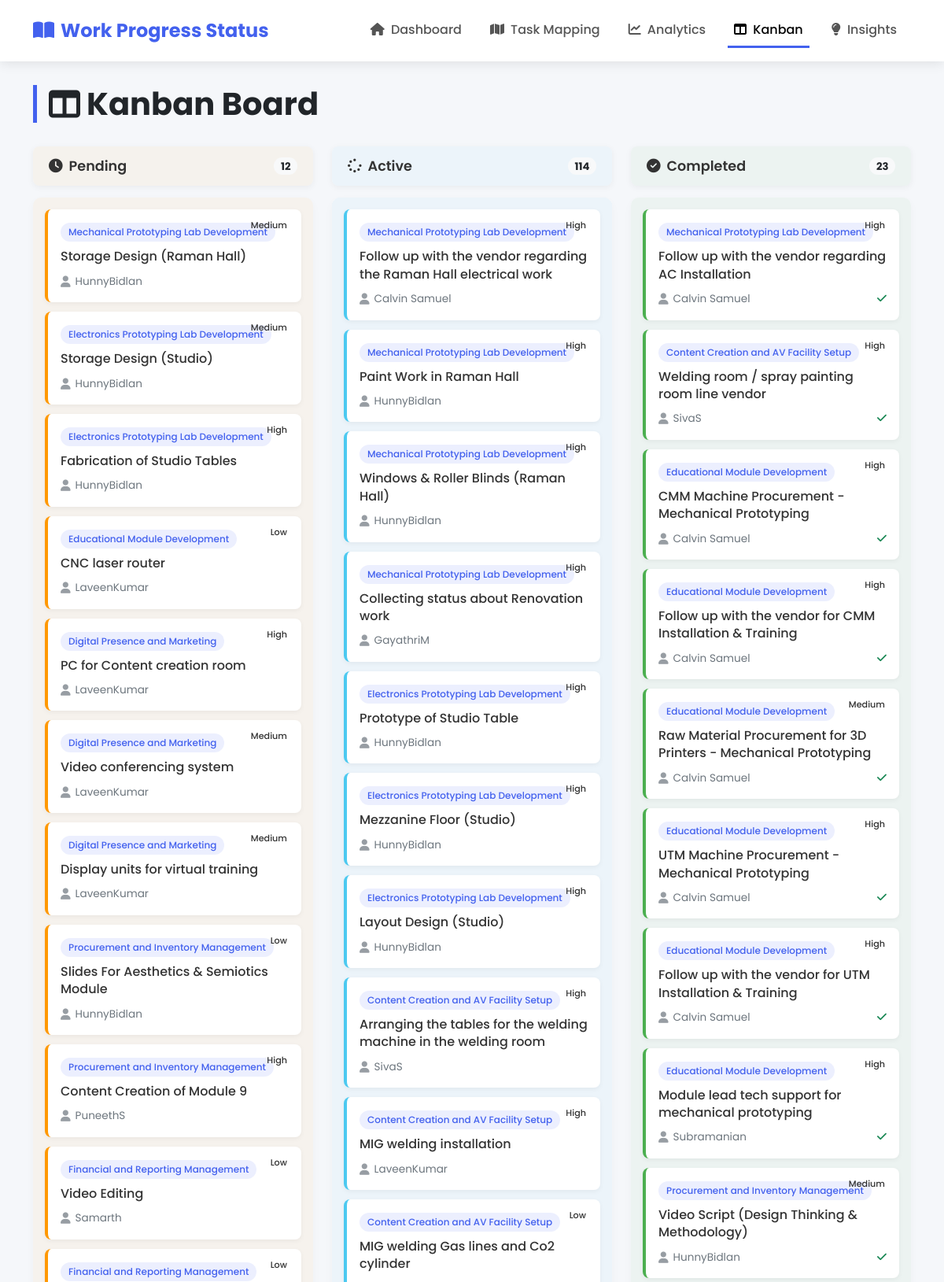
Screenshot of /kanban.php (upper part) with the database file from the repository.
### tables this page shows
CREATE TABLE `projecttasks` (
  `TaskID` int(11) NOT NULL,
  `ProjectID` int(11) NOT NULL,
  `TaskName` varchar(100) NOT NULL,
  `Description` varchar(500) DEFAULT NULL,
  `OwnerID` int(11) NOT NULL,
  `Status` enum('Pending','Active','Completed') DEFAULT 'Pending',
  `Priority` enum('Low','Medium','High') DEFAULT 'Medium',
  `StartDate` date DEFAULT NULL,
  `EndDate` date DEFAULT NULL,
  `CreatedAt` datetime DEFAULT current_timestamp(),
  `UpdatedAt` datetime DEFAULT current_timestamp() ON UPDATE current_timestamp(),
  `PeopleDependencies` varchar(255) DEFAULT NULL
);

CREATE TABLE `projects` (
  `ProjectID` int(11) NOT NULL,
  `ProjectName` varchar(100) NOT NULL,
  `Description` text DEFAULT NULL,
  `CreatedAt` datetime DEFAULT current_timestamp()
);

CREATE TABLE `users` (
  `UserID` int(11) NOT NULL,
  `Username` varchar(50) NOT NULL,
  `Email` varchar(100) NOT NULL,
  `Role` varchar(50) DEFAULT 'Team Member'
);

### kanban.php (the view, shortened to what this page needs)
<?php include 'config.php'; ?>
<!DOCTYPE html>
<html lang="en">
<head>
    <link href="https://cdn.jsdelivr.net/npm/bootstrap@5.3.0/dist/css/bootstrap.min.css" rel="stylesheet">
    <link rel="stylesheet" href="https://cdnjs.cloudflare.com/ajax/libs/font-awesome/6.4.0/css/all.min.css">
</head>
<body>
    <nav class="navbar navbar-expand-lg navbar-light">
        <div class="container">
            <a class="navbar-brand" href="index.php">
                <i class="fas fa-book-open me-2"></i>Work Progress Status
            </a>
            <div class="collapse navbar-collapse" id="navbarNav">
                <ul class="navbar-nav ms-auto">
                    <li class="nav-item">
                        <a class="nav-link" href="index.php">
                            <i class="fas fa-home me-1"></i> Dashboard
                        </a>
                    </li>
                    <li class="nav-item">
                        <a class="nav-link" href="task_mapping.php">
                            <i class="fas fa-map me-1"></i> Task Mapping
                        </a>
                    </li>
                    <li class="nav-item">
                        <a class="nav-link" href="analytics.php">
                            <i class="fas fa-chart-line me-1"></i> Analytics
                        </a>
                    </li>
                    <li class="nav-item">
                        <a class="nav-link active" href="kanban.php">
                            <i class="fas fa-columns me-1"></i> Kanban
                        </a>
                    </li>
                    <li class="nav-item">
                        <a class="nav-link" href="insights.php">
                            <i class="fas fa-lightbulb me-1"></i> Insights
                        </a>
                    </li>
                </ul>
            </div>
        </div>
    </nav>
    <div class="container mt-4">
        <h1 class="page-title">
            <i class="fas fa-columns me-2"></i>Kanban Board
        </h1>
        <div class="row">
            <div class="col-md-4">
                <div class="column-header column-pending">
                    <span><i class="fas fa-clock me-2"></i>Pending</span>
                    <span class="badge rounded-pill bg-light text-dark">
                        <?php
                        $stmt = $pdo->prepare("SELECT COUNT(*) as count FROM ProjectTasks WHERE Status = 'Pending'");
                        $stmt->execute();
                        echo $stmt->fetch()['count'];
                        ?>
                    </span>
                </div>
                <div class="kanban-column column-pending" data-status="Pending">
                    <?php
                    $stmt = $pdo->prepare("SELECT pt.TaskID, pt.TaskName, pt.Priority, p.ProjectName, u.Username
                                           FROM ProjectTasks pt
                                           JOIN Projects p ON pt.ProjectID = p.ProjectID
                                           JOIN Users u ON pt.OwnerID = u.UserID
                                           WHERE pt.Status = 'Pending'");
                    $stmt->execute();
                    while ($row = $stmt->fetch()) {
                        echo "<div class='task-card' draggable='true' data-task-id='{$row['TaskID']}'>
                                <div class='task-project'>{$row['ProjectName']}</div>
                                <div class='task-title'>{$row['TaskName']}</div>
                                <span class='priority-badge priority-{$row['Priority']}'>{$row['Priority']}</span>
                                <div class='task-meta'>
                                    <span class='task-owner'><i class='fas fa-user'></i>{$row['Username']}</span>
                                </div>
                              </div>";
                    }
                    ?>
                </div>
            </div>
            <div class="col-md-4">
                <div class="column-header column-active">
                    <span><i class="fas fa-spinner me-2"></i>Active</span>
                    <span class="badge rounded-pill bg-light text-dark">
                        <?php
                        $stmt = $pdo->prepare("SELECT COUNT(*) as count FROM ProjectTasks WHERE Status = 'Active'");
                        $stmt->execute();
                        echo $stmt->fetch()['count'];
                        ?>
                    </span>
                </div>
                <div class="kanban-column column-active" data-status="Active">
                    <?php
                    $stmt = $pdo->prepare("SELECT pt.TaskID, pt.TaskName, pt.Priority, p.ProjectName, u.Username
                                           FROM ProjectTasks pt
                                           JOIN Projects p ON pt.ProjectID = p.ProjectID
                                           JOIN Users u ON pt.OwnerID = u.UserID
                                           WHERE pt.Status = 'Active'");
                    $stmt->execute();
                    while ($row = $stmt->fetch()) {
                        echo "<div class='task-card' draggable='true' data-task-id='{$row['TaskID']}'>
                                <div class='task-project'>{$row['ProjectName']}</div>
                                <div class='task-title'>{$row['TaskName']}</div>
                                <span class='priority-badge priority-{$row['Priority']}'>{$row['Priority']}</span>
                                <div class='task-meta'>
                                    <span class='task-owner'><i class='fas fa-user'></i>{$row['Username']}</span>
                                </div>
                              </div>";
                    }
                    ?>
                </div>
            </div>
            <div class="col-md-4">
                <div class="column-header column-completed">
                    <span><i class="fas fa-check-circle me-2"></i>Completed</span>
                    <span class="badge rounded-pill bg-light text-dark">
                        <?php
                        $stmt = $pdo->prepare("SELECT COUNT(*) as count FROM ProjectTasks WHERE Status = 'Completed'");
                        $stmt->execute();
                        echo $stmt->fetch()['count'];
                        ?>
                    </span>
                </div>
                <div class="kanban-column column-completed" data-status="Completed">
                    <?php
                    $stmt = $pdo->prepare("SELECT pt.TaskID, pt.TaskName, pt.Priority, p.ProjectName, u.Username
                                           FROM ProjectTasks pt
                                           JOIN Projects p ON pt.ProjectID = p.ProjectID
                                           JOIN Users u ON pt.OwnerID = u.UserID
                                           WHERE pt.Status = 'Completed'");
                    $stmt->execute();
                    while ($row = $stmt->fetch()) {
                        echo "<div class='task-card' draggable='true' data-task-id='{$row['TaskID']}'>
                                <div class='task-project'>{$row['ProjectName']}</div>
                                <div class='task-title'>{$row['TaskName']}</div>
                                <span class='priority-badge priority-{$row['Priority']}'>{$row['Priority']}</span>
                                <div class='task-meta'>
                                    <span class='task-owner'><i class='fas fa-user'></i>{$row['Username']}</span>
                                    <span><i class='fas fa-check text-success'></i></span>
                                </div>
                              </div>";
                    }
                    ?>
                </div>
            </div>
        </div>
    </div>
</body>
</html>

### kanban.php (style rules this page uses)
:root { --primary-color: #4361ee; --secondary-color: #3f37c9; --accent-color: #4cc9f0; --light-color: #f8f9fa; --dark-color: #212529; --success-color: #4CAF50; --warning-color: #ff9800; --danger-color: #f44336; --gray-color: #6c757d; }
body { font-family: 'Poppins', sans-serif; background-color: #f5f7fa; color: #333; padding-bottom: 40px; }
.navbar { background-color: white; box-shadow: 0 2px 15px rgba(0,0,0,0.1); padding: 1rem; }
.navbar-brand { font-weight: 700; color: var(--primary-color); font-size: 1.5rem; }
.nav-link { font-weight: 500; color: #555; margin: 0 10px; padding: 0.5rem 1rem; transition: all 0.3s ease; }
.nav-link.active { color: var(--primary-color); border-bottom: 3px solid var(--primary-color); }
.page-title { font-weight: 700; color: var(--dark-color); margin: 30px 0; padding-left: 15px; border-left: 5px solid var(--primary-color); display: flex; align-items: center; }
.column-header { font-weight: 600; font-size: 1.1rem; padding: 12px 20px; margin-bottom: 15px; background-color: white; border-radius: 8px; box-shadow: 0 2px 8px rgba(0,0,0,0.05); display: flex; align-items: center; justify-content: space-between; position: sticky; top: 20px; z-index: 10; }
.column-header i { margin-right: 10px; }
.kanban-column { min-height: 500px; background-color: #f9fafc; padding: 15px; border-radius: 10px; box-shadow: 0 4px 12px rgba(0,0,0,0.03); transition: all 0.3s ease; margin-bottom: 20px; max-height: calc(100vh - 200px); overflow-y: auto; }
.task-card { background-color: white; padding: 16px; margin-bottom: 12px; cursor: move; border-radius: 8px; box-shadow: 0 2px 6px rgba(0,0,0,0.05); transition: all 0.2s ease; border-left: 4px solid transparent; position: relative; }
.task-meta { display: flex; justify-content: space-between; align-items: center; margin-top: 10px; font-size: 0.85rem; color: var(--gray-color); }
.task-title { font-weight: 500; margin-bottom: 8px; color: #333; font-size: 1rem; line-height: 1.4; }
.task-project { display: inline-block; font-size: 0.75rem; padding: 3px 10px; border-radius: 12px; background-color: rgba(67, 97, 238, 0.1); color: var(--primary-color); margin-bottom: 8px; font-weight: 500; }
.task-owner { display: flex; align-items: center; }
.task-owner i { margin-right: 6px; opacity: 0.7; font-size: 0.9rem; }
.priority-badge { position: absolute; top: 10px; right: 10px; padding: 2px 8px; font-size: 0.7rem; border-radius: 10px; font-weight: 500; }
.column-pending { background-color: rgba(255, 152, 0, 0.05); }
.column-pending .task-card { border-left-color: var(--warning-color); }
.column-active { background-color: rgba(76, 201, 240, 0.05); }
.column-active .task-card { border-left-color: var(--accent-color); }
.column-completed { background-color: rgba(76, 175, 80, 0.05); }
.column-completed .task-card { border-left-color: var(--success-color); }

### rows the page displays
projecttasks: ProjectID.ProjectName "Mechanical Prototyping Lab Development", TaskName "Storage Design (Raman Hall)", Priority "Medium", OwnerID.Username "HunnyBidlan"
projecttasks: ProjectID.ProjectName "Electronics Prototyping Lab Development", TaskName "Storage Design (Studio)", Priority "Medium", OwnerID.Username "HunnyBidlan"
projecttasks: ProjectID.ProjectName "Electronics Prototyping Lab Development", TaskName "Fabrication of Studio Tables", Priority "High", OwnerID.Username "HunnyBidlan"
projecttasks: ProjectID.ProjectName "Educational Module Development", TaskName "CNC laser router", Priority "Low", OwnerID.Username "LaveenKumar"
projecttasks: ProjectID.ProjectName "Digital Presence and Marketing", TaskName "PC for Content creation room", Priority "High", OwnerID.Username "LaveenKumar"
projecttasks: ProjectID.ProjectName "Digital Presence and Marketing", TaskName "Video conferencing system", Priority "Medium", OwnerID.Username "LaveenKumar"
projecttasks: ProjectID.ProjectName "Digital Presence and Marketing", TaskName "Display units for virtual training", Priority "Medium", OwnerID.Username "LaveenKumar"
projecttasks: ProjectID.ProjectName "Procurement and Inventory Management", TaskName "Slides For Aesthetics & Semiotics Module", Priority "Low", OwnerID.Username "HunnyBidlan"
projecttasks: ProjectID.ProjectName "Procurement and Inventory Management", TaskName "Content Creation of Module 9", Priority "High", OwnerID.Username "PuneethS"
projecttasks: ProjectID.ProjectName "Financial and Reporting Management", TaskName "Video Editing", Priority "Low", OwnerID.Username "Samarth"
projecttasks: ProjectID.ProjectName "Financial and Reporting Management", Priority "Low"
projecttasks: ProjectID.ProjectName "Mechanical Prototyping Lab Development", TaskName "Follow up with the vendor regarding the Raman Hall electrical work", Priority "High", OwnerID.Username "Calvin Samuel"
projecttasks: ProjectID.ProjectName "Mechanical Prototyping Lab Development", TaskName "Paint Work in Raman Hall", Priority "High", OwnerID.Username "HunnyBidlan"
projecttasks: ProjectID.ProjectName "Mechanical Prototyping Lab Development", TaskName "Windows & Roller Blinds (Raman Hall)", Priority "High", OwnerID.Username "HunnyBidlan"
projecttasks: ProjectID.ProjectName "Mechanical Prototyping Lab Development", TaskName "Collecting status about Renovation work", Priority "High", OwnerID.Username "GayathriM"
projecttasks: ProjectID.ProjectName "Electronics Prototyping Lab Development", TaskName "Prototype of Studio Table", Priority "High", OwnerID.Username "HunnyBidlan"
projecttasks: ProjectID.ProjectName "Electronics Prototyping Lab Development", TaskName "Mezzanine Floor (Studio)", Priority "High", OwnerID.Username "HunnyBidlan"
projecttasks: ProjectID.ProjectName "Electronics Prototyping Lab Development", TaskName "Layout Design (Studio)", Priority "High", OwnerID.Username "HunnyBidlan"
projecttasks: ProjectID.ProjectName "Content Creation and AV Facility Setup", TaskName "Arranging the tables for the welding machine in the welding room", Priority "High", OwnerID.Username "SivaS"
projecttasks: ProjectID.ProjectName "Content Creation and AV Facility Setup", TaskName "MIG welding installation", Priority "High", OwnerID.Username "LaveenKumar"
projecttasks: ProjectID.ProjectName "Content Creation and AV Facility Setup", TaskName "MIG welding Gas lines and Co2 cylinder", Priority "Low"
projecttasks: ProjectID.ProjectName "Mechanical Prototyping Lab Development", TaskName "Follow up with the vendor regarding AC Installation", Priority "High", OwnerID.Username "Calvin Samuel"
projecttasks: ProjectID.ProjectName "Content Creation and AV Facility Setup", TaskName "Welding room / spray painting room line vendor", Priority "High", OwnerID.Username "SivaS"
projecttasks: ProjectID.ProjectName "Educational Module Development", TaskName "CMM Machine Procurement - Mechanical Prototyping", Priority "High", OwnerID.Username "Calvin Samuel"
projecttasks: ProjectID.ProjectName "Educational Module Development", TaskName "Follow up with the vendor for CMM Installation & Training", Priority "High", OwnerID.Username "Calvin Samuel"
projecttasks: ProjectID.ProjectName "Educational Module Development", TaskName "Raw Material Procurement for 3D Printers - Mechanical Prototyping", Priority "Medium", OwnerID.Username "Calvin Samuel"
projecttasks: ProjectID.ProjectName "Educational Module Development", TaskName "UTM Machine Procurement - Mechanical Prototyping", Priority "High", OwnerID.Username "Calvin Samuel"
projecttasks: ProjectID.ProjectName "Educational Module Development", TaskName "Follow up with the vendor for UTM Installation & Training", Priority "High", OwnerID.Username "Calvin Samuel"
projecttasks: ProjectID.ProjectName "Educational Module Development", TaskName "Module lead tech support for mechanical prototyping", Priority "High", OwnerID.Username "Subramanian"
projecttasks: ProjectID.ProjectName "Procurement and Inventory Management", TaskName "Video Script (Design Thinking & Methodology)", Priority "Medium", OwnerID.Username "HunnyBidlan"

### other values shown
$stmt->fetch()['count'] "12"
$stmt->fetch()['count'] "114"
$stmt->fetch()['count'] "23"
